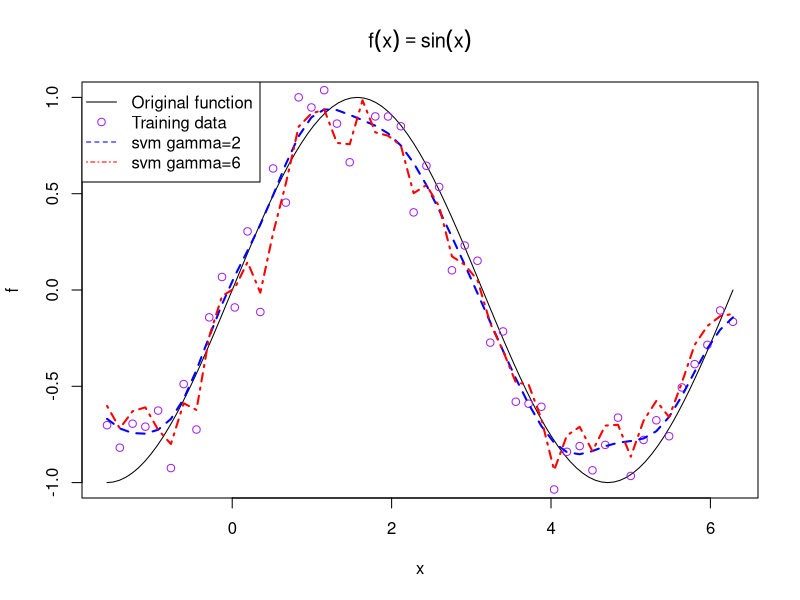

Recreate this plot in R.
# A feladat a sin(x) függvény közelítése a [-pi/2,*pi] intervallumon, kettő féle módszerrel.
# A következő pár sor kód a függvény közelítését mutatja be SVM használatával.
# Első részben megpróbálom helyesen közelíteni a függvényt a megadott intervallumon.

f<-function(x){ sin(x) }

#Intervallum megadása.
from = -pi / 2;
to = 2 * pi;

#Tanítópontok X koordinátája, 50 hosszúságú vektor.
x<- seq(from=from,to=to,length=50)  
#Tanítópontok Y koordinátája, egy kis hibával terhelve.
y<- f(x)+rnorm(length(x),0,0.15)

#Függvény kirajzolása.
plot(f,from,to)
title(main=expression(f(x) == sin(x)))
#Rárakjuk a az előbb elkészített tanító pontokat a plotra.
points(x, y, col="purple", pch=1)

xt<-seq(from,to,length=50)

library(e1071)
#Első hálózat létrehozása gamma=2-vel
m <- svm(x, y, kernel="radial", gamma=2, scale=F)
print(m)

yt <- predict(m, xt)

lines(xt,yt,col="blue",lty="dashed",lwd=2)

#Második hálózat gamma=20 értékkel
m <- svm(x, y, kernel="radial", gamma=20, scale=F)
print(m)

yt <- predict(m, xt)

lines(xt,yt,col="red",lty="dotdash",lwd=2)

legend(
  "topleft",
  c("Original function", "Training data", "svm gamma=2", "svm gamma=6"),
  pch=c(-1, 1, -1, -1),
  lty=c("solid", "blank", "dashed", "dotdash"),
  col=c("black", "purple", "blue", "red")    
)
#Szemmel látható hogy a gamma=20 értékkel rendelkező hálózat túlpróbálja illeszteni a függvényt.
